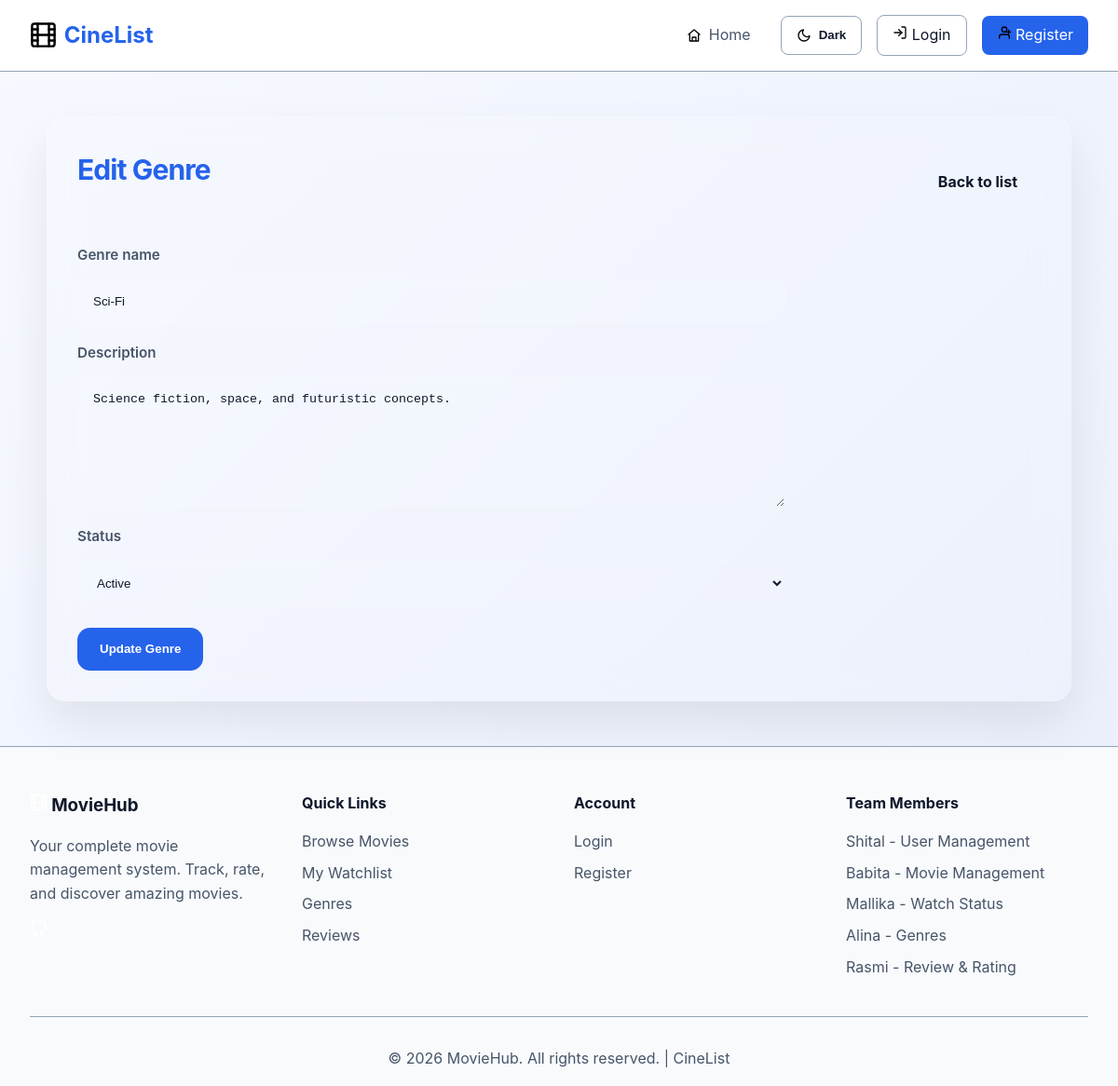
Page /genres_management/edit_genre.php?id=1 on the committed database.
### tables this page shows
CREATE TABLE genres (
    genre_id INT AUTO_INCREMENT PRIMARY KEY,
    name VARCHAR(100) NOT NULL,
    description VARCHAR(255),
    created_at TIMESTAMP DEFAULT CURRENT_TIMESTAMP,
    is_active BOOLEAN DEFAULT TRUE
);

### genres_management/Genre.php (called while the page is built, shortened)
<?php
class Genre
{
    public function __construct(
        ?int $genre_id,
        string $name,
        ?string $description,
        ?string $created_at,
        int $is_active = 1
    ) {
        $this->name = $name;
        $this->description = $description;
        $this->is_active = $is_active;
    }
    public static function fromArray(array $data): self
    {
        return new self(
            isset($data['genre_id']) ? (int)$data['genre_id'] : null,
            $data['name'] ?? '',
            $data['description'] ?? null,
            $data['created_at'] ?? null,
            isset($data['is_active']) ? (int)$data['is_active'] : 1
        );
    }
}
class GenreRepository
{
    private PDO $pdo;
    public function __construct(PDO $pdo)
    {
        $this->pdo = $pdo;
    }
    public function getById(int $genreId): ?Genre
    {
        $stmt = $this->pdo->prepare('SELECT * FROM genres WHERE genre_id = :id');
        $stmt->execute(['id' => $genreId]);
        $genreData = $stmt->fetch(PDO::FETCH_ASSOC);
        return $genreData ? Genre::fromArray($genreData) : null;
    }
}

### genres_management/edit_genre.php (the view, shortened to what this page needs)
<?php
$basePath = '../';
require_once $basePath . 'includes/db.php';
require_once $basePath . 'genres_management/Genre.php';
$id = filter_input(INPUT_GET, 'id', FILTER_VALIDATE_INT);
$repository = new GenreRepository($pdo);
$genre = $repository->getById($id);
$name = $genre->name;
$description = $genre->description;
$is_active = $genre->is_active;
?>
<!DOCTYPE html>
<html lang="en">
<head>
    <link rel="stylesheet" href="<?php echo $basePath; ?>assets/style.css">
    <link rel="stylesheet" href="<?php echo $basePath; ?>assets/categories.css">
</head>
<body class="categories-page">
<?php require_once $basePath . 'includes/header.php'; ?>
<div class="container">
    <div class="page-header">
        <h2 class="section-title">Edit Genre</h2>
        <div class="header-actions">
            <a href="view_genre.php" class="btn-secondary">Back to list</a>
        </div>
    </div>
    <form method="POST" class="category-form">
        <div class="form-field">
            <label for="name">Genre name</label>
            <input type="text" id="name" name="name" value="<?php echo htmlspecialchars($name); ?>" required>
        </div>
        <div class="form-field">
            <label for="description">Description</label>
            <textarea id="description" name="description"><?php echo htmlspecialchars($description); ?></textarea>
        </div>
        <div class="form-field">
            <label for="is_active">Status</label>
            <select id="is_active" name="is_active">
                <option value="1" <?php echo $is_active == 1 ? 'selected' : ''; ?>>Active</option>
            </select>
        </div>
        <div class="form-actions">
            <button type="submit" name="update" class="btn-view">Update Genre</button>
        </div>
    </form>
</div>
<?php require_once $basePath . 'includes/footer.php'; ?>
</body>
</html>

### assets/style.css (style rules this page uses)
* { margin: 0; padding: 0; box-sizing: border-box; }
body { font-family: 'Inter', sans-serif; background: linear-gradient(135deg, var(--page-bg-start) 0%, var(--page-bg-end) 100%); color: var(--text-primary); line-height: 1.6; min-height: 100vh; transition: background 0.4s ease, color 0.3s ease; }

### assets/categories.css (style rules this page uses)
.categories-page .container { max-width: 1100px; margin: 3rem auto; padding: 2rem; background: rgba(255, 255, 255, 0.08); border: 1px solid rgba(255, 255, 255, 0.15); border-radius: 1.25rem; box-shadow: 0 24px 50px rgba(0, 0, 0, 0.08); backdrop-filter: blur(18px); }
.categories-page .section-title { margin-bottom: 1.75rem; font-size: clamp(1.85rem, 2.5vw, 2.4rem); letter-spacing: -0.03em; color: var(--primary-color); }
.categories-page .page-header { display: flex; justify-content: space-between; align-items: center; gap: 1rem; flex-wrap: wrap; margin-bottom: 1.75rem; }
.categories-page .header-actions { display: flex; gap: 0.75rem; flex-wrap: wrap; }
.categories-page .btn-view, .categories-page .btn-secondary { display: inline-flex; align-items: center; justify-content: center; gap: 0.45rem; padding: 0.95rem 1.5rem; border-radius: 0.85rem; font-weight: 700; text-decoration: none; transition: transform 0.2s ease, background 0.2s ease, box-shadow 0.2s ease, border-color 0.2s ease; }
.categories-page .btn-view { background: var(--primary-color); color: #ffffff; border: none; }
.categories-page .btn-secondary { background: transparent; color: var(--text-primary); border: 1px solid rgba(255, 255, 255, 0.16); }
.categories-page .form-field { display: flex; flex-direction: column; gap: 0.5rem; }
.categories-page .form-field label { font-size: 0.95rem; color: var(--text-secondary); font-weight: 600; }
.categories-page .form-actions { display: flex; gap: 1rem; flex-wrap: wrap; margin-top: 0.5rem; }
.categories-page form { display: flex; flex-direction: column; gap: 1.2rem; max-width: 760px; }
.categories-page input[type="text"], .categories-page textarea, .categories-page select { width: 100%; min-height: 3rem; padding: 0.95rem 1rem; border: 1px solid rgba(255, 255, 255, 0.18); border-radius: 0.95rem; background: rgba(255, 255, 255, 0.05); color: var(--text-primary); transition: border-color 0.2s ease, box-shadow 0.2s ease, background 0.2s ease; }
.categories-page textarea { min-height: 140px; resize: vertical; }
.categories-page label { display: block; margin-bottom: 0.35rem; color: var(--text-primary); font-weight: 600; }
.categories-page .form-actions { display: flex; gap: 1rem; flex-wrap: wrap; margin-top: 0.25rem; }

### rows in the picture
genres: name "Sci-Fi", description "Science fiction, space, and futuristic concepts.", is_active "Active"
